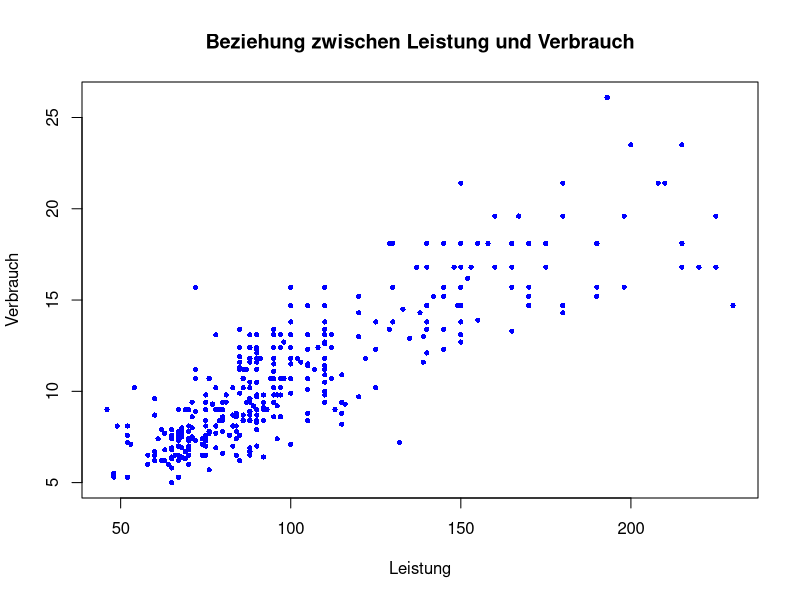

Write the R code that produced this figure. (Note: this script raises an error after producing the figure.)
WD = getwd()
setwd(WD)

data <-
  read.csv2(
    "Daten/autos.csv",
    header = TRUE,
    sep = ";",
    fill = TRUE,
    stringsAsFactors = TRUE
  )

verbrauch <- data[, "Verbrauch"]
zylinder <- data[, "Zylinder"]
hubraum <- data[, "Hubraum"]
data[, "Herkunft"] <- as.factor(data[, "Herkunft"])

summary(data)



# Aufgabe 2

mean(verbrauch)
median(verbrauch)
sd(verbrauch)

mean(zylinder)
median(zylinder)
sd(zylinder)

mean(hubraum)
median(hubraum)
sd(hubraum)

# 1 (=Amerika), 2 (=Europa) und 3 (=Asien)
table(data$Herkunft)



# Aufgabe 3

x <- data[, "Leistung"]
y <- verbrauch
plot(
  x,
  y,
  type = "p",
  main = "Beziehung zwischen Leistung und Verbrauch",
  
  xlab = "Leistung",
  ylab = "Verbrauch",
  pch = 16,
  col = "blue",
  cex = 0.7,
  
)



# Aufgabe 4

mean_by_continent <-
  aggregate(verbrauch ~ data[, "Herkunft"], data = data, mean)
names(mean_by_continent) <- c("Herkunft", "Verbrauch")
mean_by_continent # 1 (=Amerika), 2 (=Europa) und 3 (=Asien)



# Aufgabe 5
x <- data[, "Leistung"]
y <- verbrauch
group <- table(data$Herkunft)

plot(
  x,y,
  type = "p",
  main = "Beziehung zwischen Leistung und Verbrauch",
  xlab = "Leistung",
  ylab = "Verbrauch",
  
  pch = 16,
  factor(group)
  )
